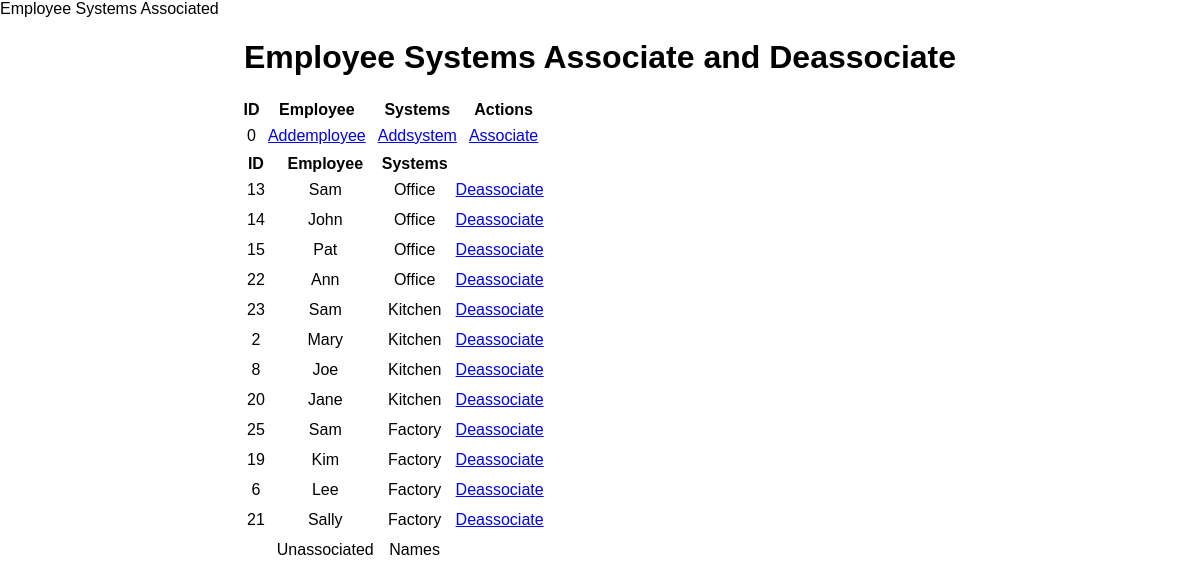
Before: / with the older database file.
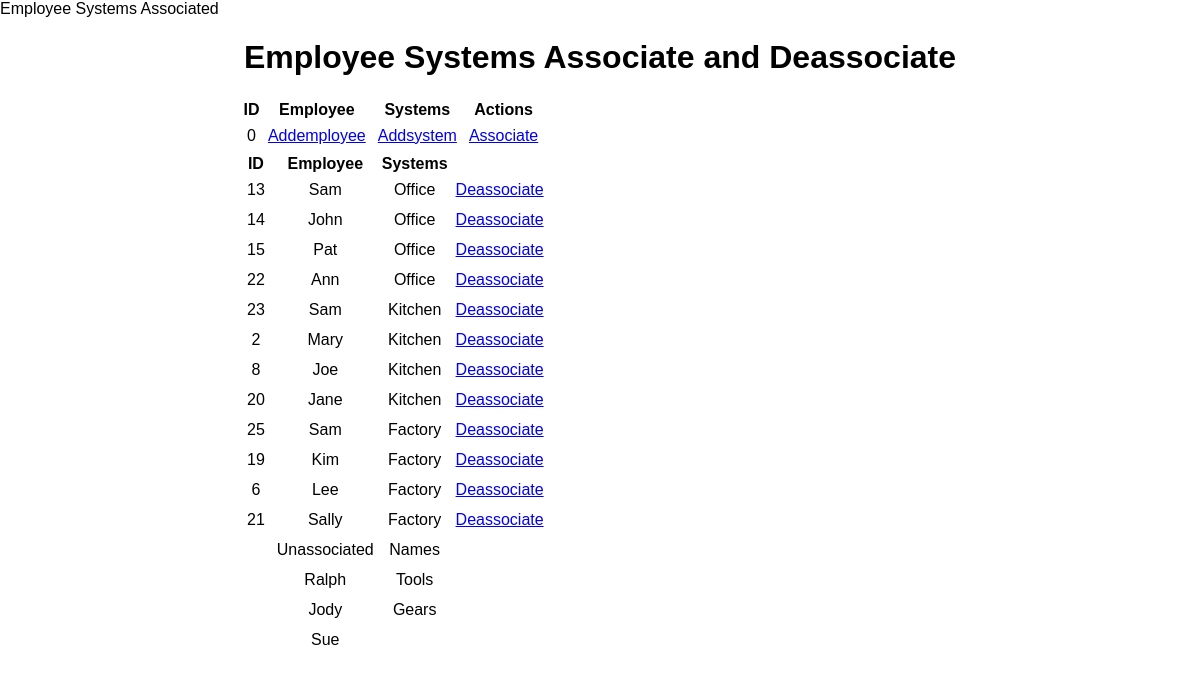
After: the same page with the newer database file.
### app.py (models this page shows, shortened)
class Blanknames(db.Model):
    id = db.Column(db.Integer, primary_key=True)
    empName = db.Column(db.String(200), default='.')
    sysName = db.Column(db.String(200), default='.')
    date_created = db.Column(db.DateTime, default=datetime.utcnow)

class Associated(db.Model):
    id = db.Column(db.Integer, primary_key=True)
    empKey = db.Column(db.Integer)
    sysKey = db.Column(db.Integer)

class Employee(db.Model):
    empKey = db.Column(db.Integer, primary_key=True)
    empName = db.Column(db.String(200), nullable=False)

class Systems(db.Model):
    sysKey = db.Column(db.Integer, primary_key=True)
    sysName = db.Column(db.String(200), nullable=False)

### app.py (the view)
@app.route('/', methods=['POST', 'GET'])
def index():
    if request.method == 'POST':
        emp_content = request.form['empName']
        if emp_content is not None:
            new_task1 = Employee(empName=emp_content)
            try:
                db.session.add(new_task1)
                db.session.commit()
                return redirect('/')
            except:
                return 'There was an issue adding your Employee'
        sys_content = request.form['sysName']
        if sys_content is not None:
            new_task2 = Systems(sysName=sys_content)
            try:
                db.session.add(new_task2)
                db.session.commit()
                return redirect('/')
            except:
                return 'There was an issue adding your System'
        a_sys_content = request.form['AsysName']
        d_sys_content = request.form['DsysName']
        a_emp_content = request.form['DsysName']
        d_emp_content = request.form['DsysName']
        if a_sys_content is not None and a_emp_content is not None:
            con = engine.connect()
            statement = "INSERT INTO Associated(empKey, sysKey) select empKey, sysKey from Employee, Systems where empName ='" + emp_content + "' and sysName ='" + sys_content + "'"
            con.execute(statement)
        if d_sys_content is not None and d_emp_content is not None:
            con = engine.connect()
            statement = "delete from Associated where id in (select id from company.empsys where empName ='" + d_emp_content + "' and sysName ='" + d_sys_content + "')"
            con.execute(statement)
    else:
            tasks = Blanknames.query.order_by(Blanknames.id).all()
            con = engine.connect()
            statement = "select * from empsys order by 3,2"
            trans = con.execute(statement)
            statement = "select * from Employee where empKey not in (select empKey from Associated)"
            empnames = con.execute(statement)
            statement = "select * from Systems where sysKey not in (select sysKey from Associated)"
            sysnames = con.execute(statement)
            emparr = []
            for name in empnames:
                emparr.append(name.empName)
            sysarr = []
            for name in sysnames:
                sysarr.append(name.sysName)
            print(emparr)
            print(sysarr)
            arr = []
            for i in range(0,max(len(emparr),len(sysarr))):
                arr.append({"empName": "", "sysName": ""})
            for i in range(0,len(emparr)):
                arr[i]["empName"] = emparr[i]
            for i in range(0,len(sysarr)):
                arr[i]["sysName"] = sysarr[i]
            print(arr)
            names = arr
            return render_template('index.html', tasks=tasks,trans=trans,names=names)

### templates/index.html (shortened to what this page needs)
{% extends 'base.html' %}
{% block head %}
<title>Employee Systems Associated</title>
{% endblock %}
{% block body %}
<div class="content">
    <h1 style="text-align: center">Employee Systems Associate and Deassociate</h1>
    {% if tasks|length < 1 %}
    <h4 style="text-align: center">Enter</h4>
    {% else %}
    <table style="margin-left: 20%">
        <tr>
            <th>ID</th>
            <th>Employee</th>
            <th>Systems</th>
            <th>Actions</th>
        </tr>
        {% for task in tasks %}
            <tr>
                <td>{{ task.id}}</td>
                <td>
                        <a href="/emp/">Addemployee</a>
                    </td>
                    <td>
                            <a href="/sys/">Addsystem</a>
                        </td>
                <td>
                    <a href="/update/">Associate</a>
                </td>
            </tr>
        {% endfor %}
    </table>
    <table style="margin-left: 20%">
        <tr>
            <th>ID</th> <th>Employee</th> <th>Systems</th>
        </tr>
        {% for tran in trans %}
            <tr>
                <td>{{tran.id}}</td> <td>{{tran.empName}}</td> <td>{{tran.sysName}}</td>
                <td>
                    <a href="/delete/{{tran.id}}">Deassociate</a>
                </td>
            </tr>
        {% endfor %}
            <tr>
                <td></td> <td>Unassociated</td> <td>Names</td>
            </tr>
        {% for name in names %}
            <tr>
                <td></td> <td>{{name.empName}}</td> <td>{{name.sysName}}</td>
                <td>
                </td>
            </tr>
        {% endfor %}
    </table>
    {% endif %}
</div>
{% endblock %}

### templates/base.html (shortened to what this page needs)
<!DOCTYPE html>
<html lang="en">
<head>
    <link rel="stylesheet" href="{{ url_for('static', filename='css/main.css') }}"
    {% block head %}{% endblock %}
</head>
<body>
    {% block body %}{% endblock %}
</body>
</html>

### static/css/main.css (style rules this page uses)
body { margin: 0; font-family: sans-serif; }
td { text-align: center; padding: 5px; }

Changed rows visible on the page:
added Employee: empName "Ralph"
added Systems: sysName "Tools"
added Employee: empName "Jody"
added Systems: sysName "Gears"
added Employee: empName "Sue"
